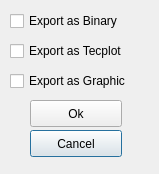
<?xml version="1.0" encoding="UTF-8"?>
<ui version="4.0">
 <class>ExportDialog</class>
 <widget class="QDialog" name="ExportDialog">
  <property name="geometry">
   <rect>
    <x>0</x>
    <y>0</y>
    <width>159</width>
    <height>174</height>
   </rect>
  </property>
  <property name="minimumSize">
   <size>
    <width>159</width>
    <height>174</height>
   </size>
  </property>
  <property name="maximumSize">
   <size>
    <width>159</width>
    <height>174</height>
   </size>
  </property>
  <property name="windowTitle">
   <string>Dialog</string>
  </property>
  <widget class="QPushButton" name="Cancel_button">
   <property name="geometry">
    <rect>
     <x>30</x>
     <y>130</y>
     <width>92</width>
     <height>27</height>
    </rect>
   </property>
   <property name="text">
    <string>Cancel</string>
   </property>
  </widget>
  <widget class="QPushButton" name="Ok_button">
   <property name="geometry">
    <rect>
     <x>30</x>
     <y>100</y>
     <width>92</width>
     <height>27</height>
    </rect>
   </property>
   <property name="text">
    <string>Ok</string>
   </property>
  </widget>
  <widget class="QCheckBox" name="Binary">
   <property name="geometry">
    <rect>
     <x>10</x>
     <y>10</y>
     <width>161</width>
     <height>22</height>
    </rect>
   </property>
   <property name="text">
    <string>Export as Binary</string>
   </property>
  </widget>
  <widget class="QCheckBox" name="Tecplot">
   <property name="geometry">
    <rect>
     <x>10</x>
     <y>40</y>
     <width>151</width>
     <height>22</height>
    </rect>
   </property>
   <property name="text">
    <string>Export as Tecplot</string>
   </property>
  </widget>
  <widget class="QCheckBox" name="Graphic">
   <property name="geometry">
    <rect>
     <x>10</x>
     <y>70</y>
     <width>151</width>
     <height>22</height>
    </rect>
   </property>
   <property name="text">
    <string>Export as Graphic</string>
   </property>
  </widget>
 </widget>
 <resources/>
 <connections/>
</ui>
